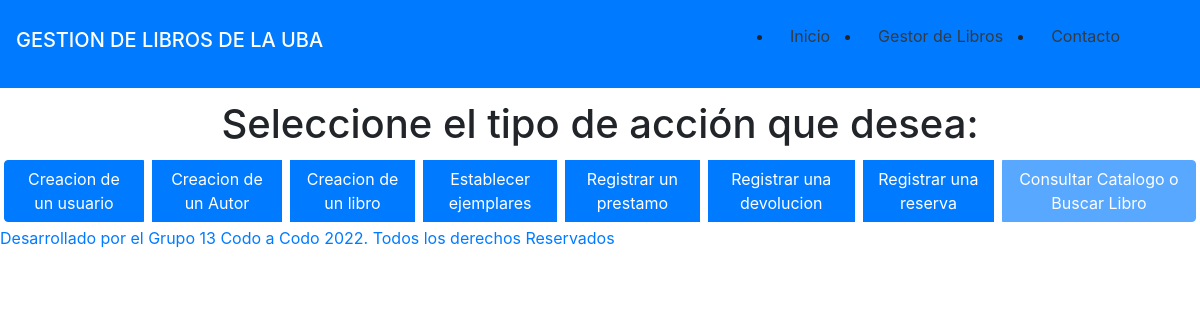
The page /catalogo/consultas/Alvarez on the database as committed earlier.
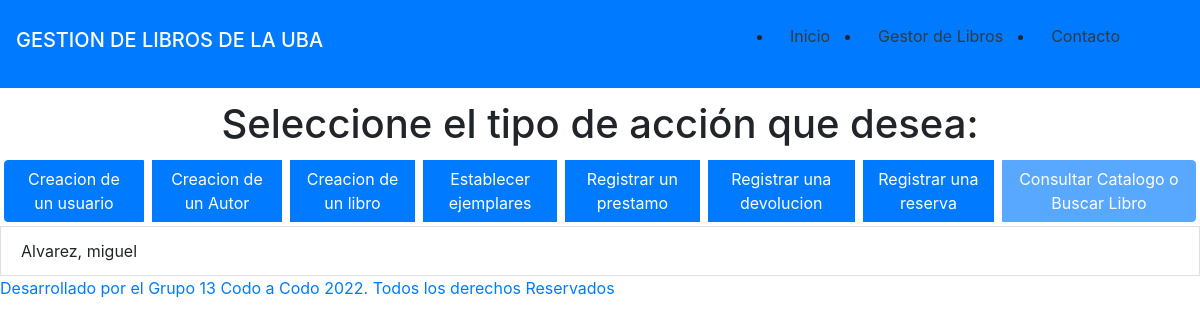
The same page on the database as committed later.
### catalogo/models.py (models this page shows)
class autores(models.Model):
    nombre = models.CharField(max_length=50, verbose_name="Nombre")
    apellido = models.CharField(max_length=50, verbose_name="Apellido")
    nacionalidad = models.CharField(max_length=50, verbose_name="Nacionalidad")
    def __str__(self):
        return self.nombre + " " + self.apellido

### catalogo/views.py (the view)
# urls.py: path('consultas/<str:apellido>', views.consultas, name="consultas"),
def consultas(request, apellido ):
    apellido = apellido.capitalize()
    autores_busqueda = autores.objects.filter(apellido=apellido)
    print(autores_busqueda)
    if autores_busqueda is not None:
        return render(request, "catalogo/index.html", {'autores': autores_busqueda})
    else:
        return render(request, "catalogo/index.html")

### templates/catalogo/index.html (shortened to what this page needs)
{% extends "base.html" %}
{% block cuerpo %}
<h1 class="container text-center" style="margin-top:100px">Seleccione el tipo de acción que desea:</h1>
    <div class="btn-group" role="group">
        <a class="btn btn-primary m-1" href="{% url 'alta_usuario' %}">Creacion de un usuario</a>
        <a class="btn btn-primary m-1" href="{% url 'autores_alta' %}">Creacion de un Autor</a>
        <a class="btn btn-primary m-1" href="{% url 'alta_libros' %}">Creacion de un libro</a>
        <a class="btn btn-primary m-1" href="{% url 'alta_ejemplares' %}">Establecer ejemplares</a>
        <a class="btn btn-primary m-1" href="{% url 'prestamos' %}">Registrar un prestamo</a>
        <a class="btn btn-primary m-1" href="{% url 'devoluciones' %}">Registrar una devolucion</a>
        <a class="btn btn-primary m-1" href="{% url 'reservas' %}">Registrar una reserva</a>
        <a class="btn btn-primary m-1 disabled" href="#">Consultar Catalogo o Buscar Libro</a>
    </div>
    {% if autores %}
        {% for autor in autores %}
            <li class="list-group-item">{{autor.apellido}}, {{autor.nombre}}</li>
        {% endfor %}
    {% endif %}
{% endblock cuerpo %}

Rows that differ between the two databases and show on the page:
added autores: apellido "Alvarez", nombre "miguel"
